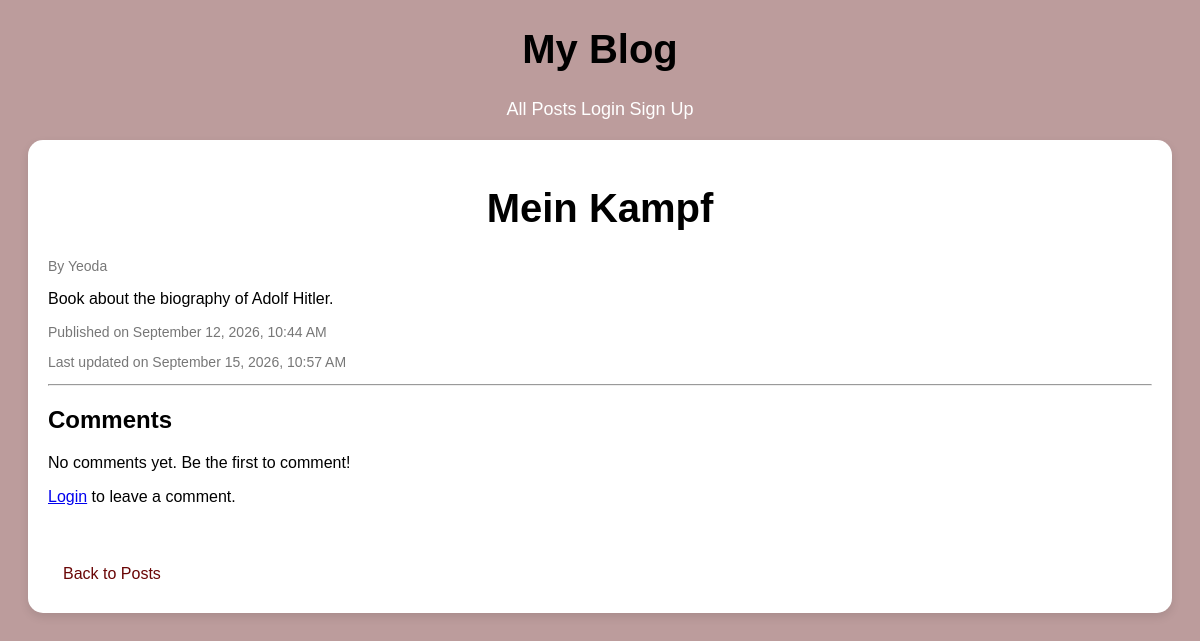
The page /posts/7/ on the database its author committed.
### posts/models.py (models this page shows, shortened)
class Post(models.Model):
    title = models.CharField(max_length=200)
    content = models.TextField()
    author = models.ForeignKey(User, on_delete=models.CASCADE)
    created_at = models.DateTimeField(auto_now_add=True)
    updated_at = models.DateTimeField(auto_now=True)

### posts/views.py (the view)
# urls.py: path("<int:post_id>/", views.post_details, name="post_detail"), # type: ignore
def post_details(request, post_id):
    post = get_object_or_404(Post.objects.select_related("author").prefetch_related("comments__author"), id=post_id)
    if request.method == "POST":
        if not request.user.is_authenticated:
            return redirect("login")
        form = CommentForm(request.POST)
        if form.is_valid():
            comment = form.save(commit=False)
            comment.post = post
            comment.author = request.user
            comment.save()
            return redirect("post_detail", post_id = post.id)
    else:
        form = CommentForm()
    return render(request, "posts/post_detail.html", {"post": post, "form": form,})

### posts/templates/posts/post_detail.html (shortened to what this page needs)
{% extends "posts/base.html" %}
{% block bodycontent %}
    <div class="post">
    <h1>{{ post.title }}</h1>
    <p class="meta">By {{ post.author.username }}</p>
    <p>{{ post.content }}</p>
    <p class="meta">Published on {{ post.created_at|date:"F j, Y, g:i A" }}</p>
    <p class="meta">Last updated on {{post.updated_at|date:"F j, Y, g:i A" }}</p>
    <hr>
    <h2>Comments</h2>
    {% for comment in post.comments.all %}
        <div class="comment">
            <strong>{{ comment.author.username }}</strong>
            <p>{{ comment.content }}</p>
            <small>
                {{ comment.created_at|date:"F j, Y, g:i A" }}
            </small>
            {% if user == comment.author %}
                <a href="{% url 'comment_edit' comment.id %}">Edit</a>
                <a href="{% url 'comment_delete' comment.id %}">Delete Comment</a>
            {% endif %}
        </div>
    {% empty %}
        <p>No comments yet. Be the first to comment!</p>
    {% endfor %}
    {% if user.is_authenticated %}
        <h3>Leave a comment</h3>
        <form method="post">
            {% csrf_token %}
            {{ form.as_p }}
            <button type="submit">Post Comment</button>
        </form>
    {% else %}
        <p>
            <a href="{% url 'login' %}">Login</a>
            to leave a comment.
        </p>
    {% endif %}
    <br>
    <a class="back-link" href="{% url 'post_list' %}">Back to Posts</a>
    </div>
{% endblock %}

### posts/static/posts/style.css (style rules this page uses)
body { font-family: Arial, sans-serif; background-color: #bc9c9c; }
.post { background-color: white; padding: 20px; margin: 20px; border-radius: 15px; box-shadow: 0 4px 10px rgba(0, 0, 0, 0.1); }
h1 { text-align: center; font-size: 40px; }
.meta { color: #777; font-size: 14px; }
.back-link { display: inline-block; margin-top: 15px; padding: 10px 15px; background-color: transparent; color: rgb(106, 6, 6); text-decoration: none; border-radius: 5px; }

### rows shown on the page
Post: title "Mein Kampf", author.username "Yeoda", content "Book about the biography of Adolf Hitler.", created_at "September 12, 2026, 10:44 AM", updated_at "September 15, 2026, 10:57 AM"
